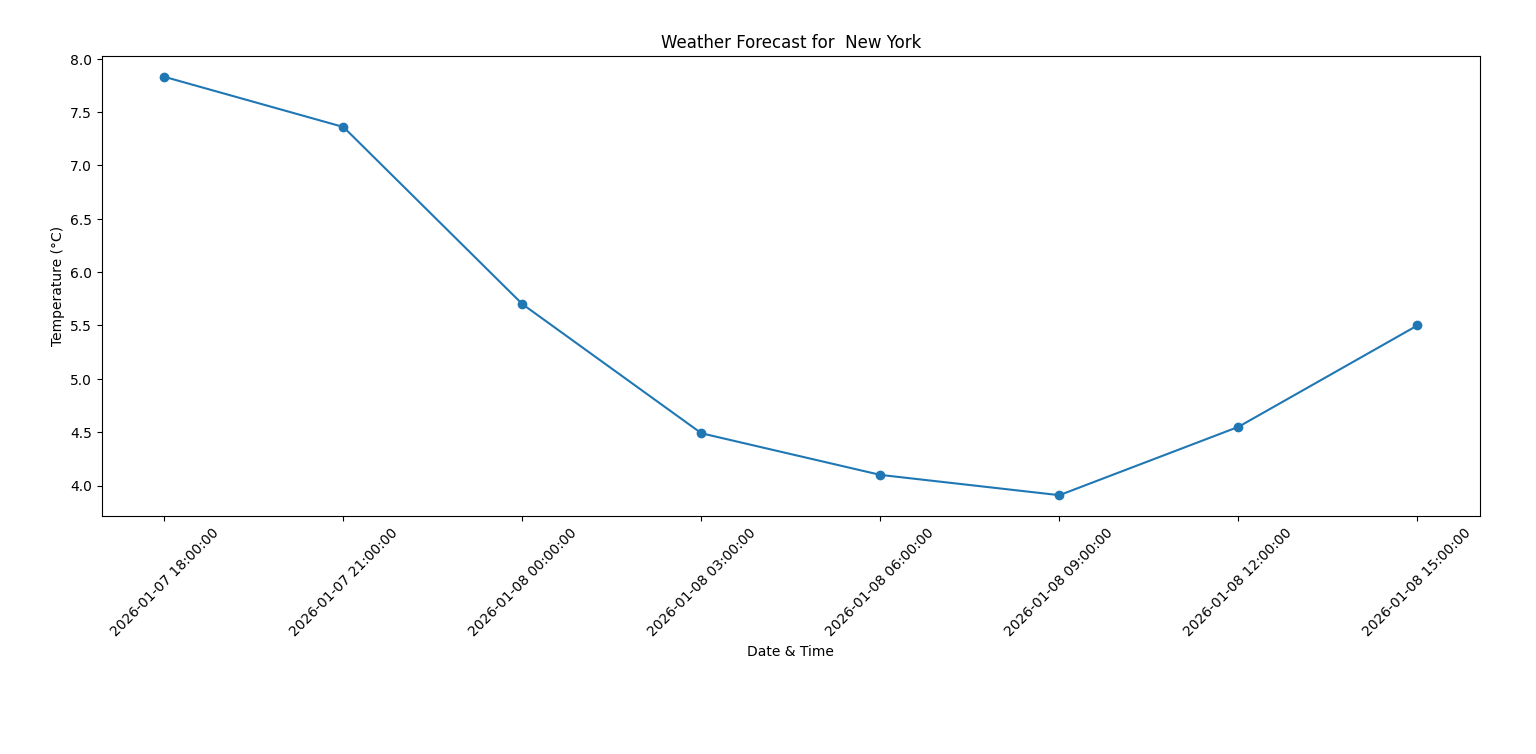

Write Python code to recreate this figure.
import requests
import matplotlib.pyplot as plt

API_KEY = "ea31367812e76a5433dafd10d1efe539"
CITY = " New York"

url = f"http://api.openweathermap.org/data/2.5/forecast?q={CITY}&appid={API_KEY}&units=metric"

response = requests.get(url)
data = response.json()

temps = []
times = []

for item in data["list"][:8]:
    temps.append(item["main"]["temp"])
    times.append(item["dt_txt"])

plt.figure(figsize=(10,5))
plt.plot(times, temps, marker='o')
plt.xticks(rotation=45)
plt.xlabel("Date & Time")
plt.ylabel("Temperature (°C)")
plt.title(f"Weather Forecast for {CITY}")
plt.tight_layout()
plt.show()
